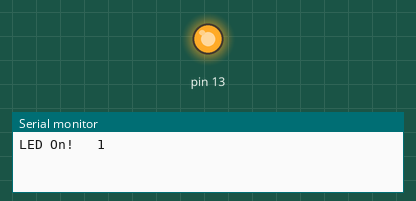
Recording of a sketch running on a simulated Arduino Uno, built with avr-gcc and run on an emulated ATmega328P. Shown: output pins drawn as LEDs (lit = HIGH), the last lines printed to the serial monitor.

Above: at 0.5 s.
At 5.0 s:
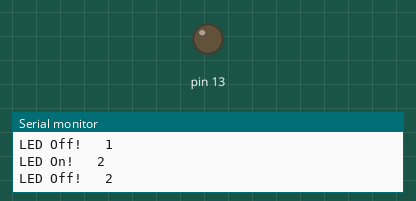
Timing chart, 0 to 6.9 s (numbered marks = the images above):
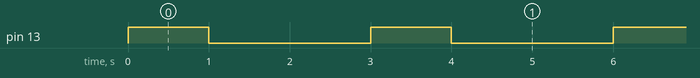

The sketch:

default_LED.ino
```cpp
int i = 1;
void setup() {
  Serial.begin(9600);
  pinMode(13,OUTPUT);

}

void loop() {

  digitalWrite(13,HIGH);
  Serial.print("LED On! \t");
  Serial.println(i);
  delay(1000);
  digitalWrite(13,LOW);
  Serial.print("LED Off! \t");
  Serial.println(i);

  delay(2000);


  i++;

}
```

Measured:
- by itself, pin 13: alternates HIGH for 1.0 s and LOW for 2.0 s
